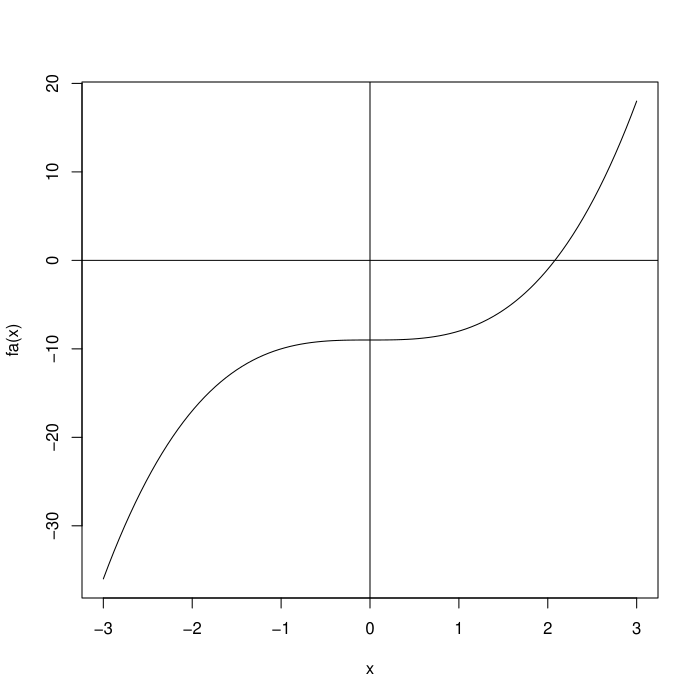

This chart was generated by the following R code:
#
# Copyright (c) 2015 by Xiaoye Meng.
#
# This program is free software: you can redistribute it and/or modify
# it under the terms of the GNU General Public License as published by
# the Free Software Foundation, either version 3 of the License, or
# (at your option) any later version.
#
# This program is distributed in the hope that it will be useful,
# but WITHOUT ANY WARRANTY; without even the implied warranty of
# MERCHANTABILITY or FITNESS FOR A PARTICULAR PURPOSE.  See the
# GNU General Public License for more details.
#
# You should have received a copy of the GNU General Public License
# along with this program.  If not, see <http://www.gnu.org/licenses/>.
#

source("c1/bisect.R")
fa = function(x) x ^ 3 - 9
curve(fa, -3, 3)
abline(h = 0, v = 0)
bisect(fa, 2, 3, 0.5e-6)
uniroot(fa, c(2, 3), tol = 1e-6)
fb = function(x) 3 * x ^ 3 + x ^ 2 - x - 5
curve(fb, -3, 3)
abline(h = 0, v = 0)
bisect(fb, 1, 2, 0.5e-6)
uniroot(fb, c(1, 2), tol = 1e-6)
fc = function(x) cos(x) ^ 2 + 6 - x
curve(fc, 2, 8)
abline(h = 0)
bisect(fc, 6, 7, 0.5e-6)
uniroot(fc, c(6, 7), tol = 1e-6)
